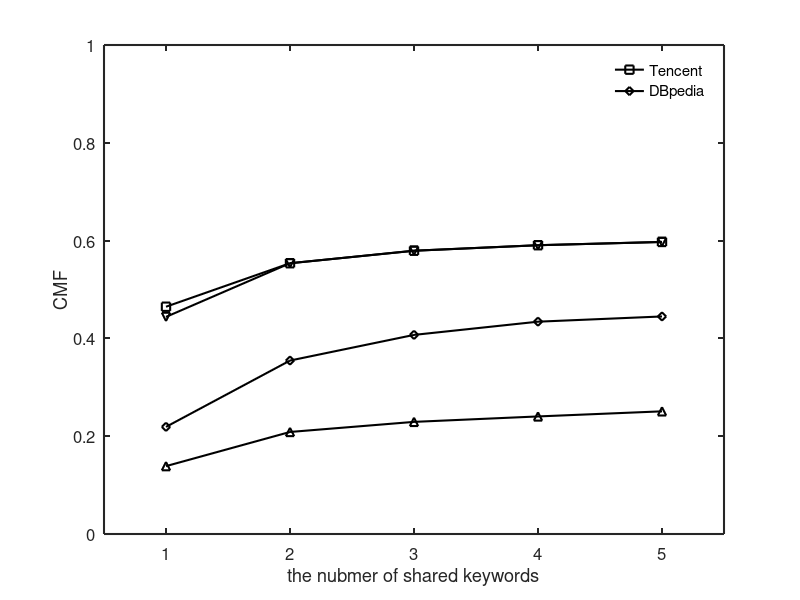

MATLAB code to generate this figure:
set(gcf,'color',[1, 1, 1]);
set(gcf,'unit','centimeters','position',[10 5 9 6]);

x=[1, 2, 3, 4, 5];
y1 = [0.138781054	0.208665607	0.22929345	0.240409876	0.250853336];
y2 = [0.443976144	0.553699599	0.57927555	0.590557569	0.597237463];
y3 = [0.464769523	0.553699599	0.57927555	0.590557569	0.597237463];
y4 = [0.219076454	0.354696824	0.407158523	0.434188868	0.444878759];

p1= plot(x, y1, '-k^');
hold on;
p2 = plot(x, y2, '-kv');
hold on;
p3 = plot(x, y3, '-ks');
hold on;
p4 = plot(x, y4, '-kd');

xlabel('the nubmer of shared keywords');
ylabel('CMF');

axis([0.5 5.5 0.0 1.0]);

set(gca, 'xtick', 1:5, 'XTickLabel', {'1','2','3','4','5'});
%leg=legend('Flickr','DBLP','Tencent','DBpedia', 1);
%set(leg,'edgecolor','white');

set(findall(gcf,'type','line'),'linewidth',1.5);
set(gca, 'FontSize', 12);
leg1 = legend([p1, p2],'Flickr','DBLP');
set(leg1,'edgecolor','white');

set(gca, 'LineWidth', 1.5);
ah=axes('position',get(gca,'position'),'visible','off');
set(gca, 'FontSize', 12);
leg2 = legend(ah,[p3, p4],'Tencent','DBpedia');
set(leg2,'edgecolor','white');

set(gca, 'FontSize', 12);
set(get(gca, 'XLabel'), 'FontSize',12);
set(get(gca, 'YLabel'), 'FontSize',12);
set(findall(gcf,'type','line'),'linewidth',1.5);
set(gca, 'LineWidth', 1.5);
%applyhatch(gcf,'/\x') ;
